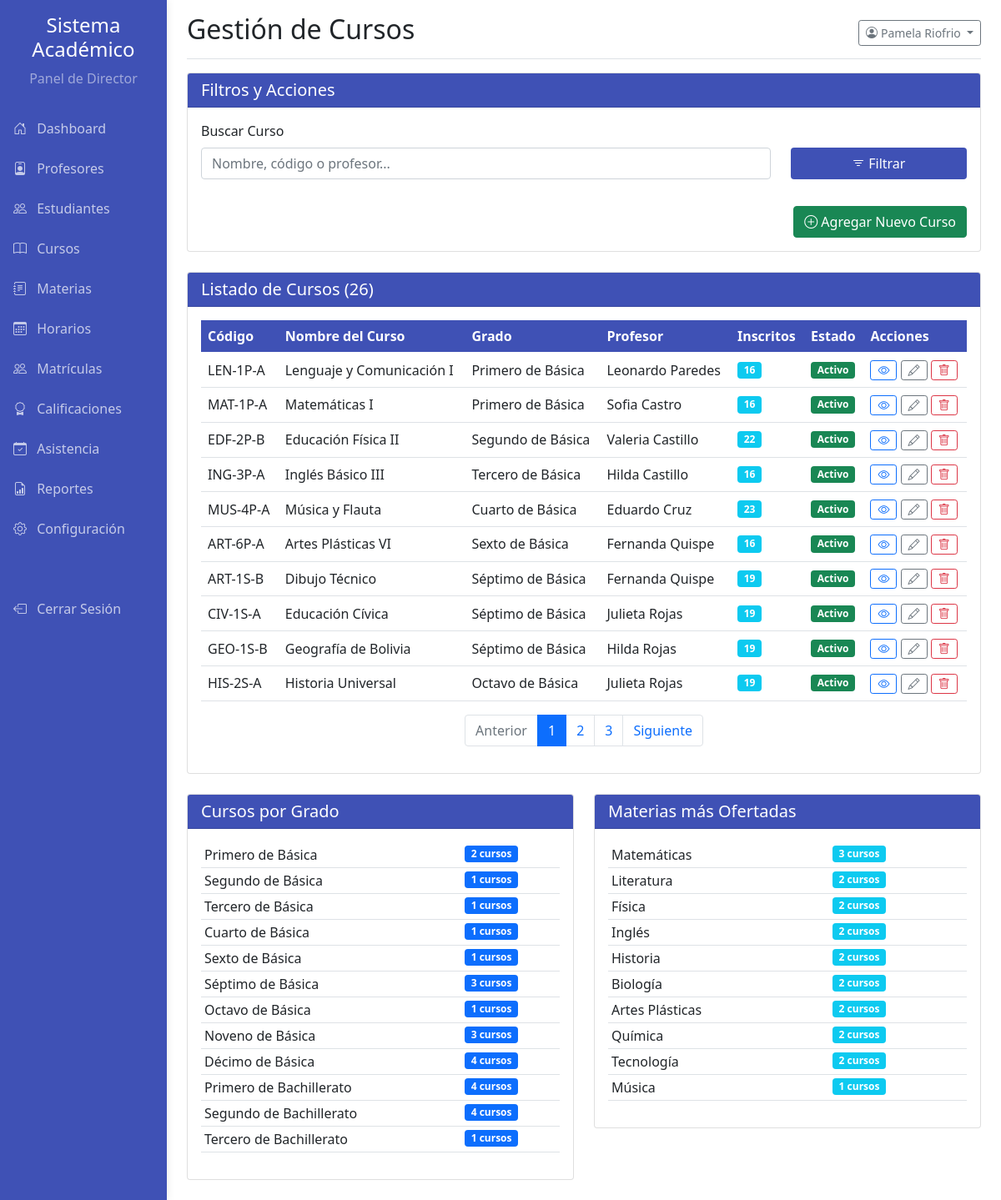
/pages/director_cursos.php (signed in), run on the app's committed database.
### tables this page shows
CREATE TABLE `usuarios` (
  `id` int(11) NOT NULL,
  `nombre` varchar(100) NOT NULL,
  `apellido` varchar(100) NOT NULL,
  `email` varchar(150) NOT NULL,
  `password` varchar(255) NOT NULL,
  `mfa_code` varchar(10) DEFAULT NULL,
  `mfa_expiry` datetime DEFAULT NULL,
  `email_verification_token` varchar(255) DEFAULT NULL,
  `email_verified_at` datetime DEFAULT NULL,
  `role_id` int(11) NOT NULL,
  `fecha_creacion` datetime NOT NULL DEFAULT current_timestamp()
);

CREATE TABLE `cursos` (
  `id` int(11) NOT NULL,
  `codigo` varchar(50) NOT NULL,
  `nombre` varchar(150) NOT NULL,
  `grado_id` int(11) NOT NULL,
  `seccion` char(1) NOT NULL,
  `profesor_id` int(11) NOT NULL,
  `materia_id` int(11) NOT NULL,
  `capacidad` int(11) NOT NULL,
  `creditos` int(11) NOT NULL,
  `descripcion` text DEFAULT NULL,
  `fecha_inicio` date DEFAULT NULL,
  `fecha_fin` date DEFAULT NULL,
  `estatus` enum('Activo','Inactivo','Pendiente') NOT NULL DEFAULT 'Activo'
);

CREATE TABLE `grados` (
  `id` int(11) NOT NULL,
  `nombre` varchar(100) NOT NULL,
  `nivel` varchar(50) DEFAULT NULL,
  `descripcion` text DEFAULT NULL,
  `estatus` enum('Activo','Inactivo') NOT NULL DEFAULT 'Activo'
);

### pages/director_cursos.php (the view, shortened to what this page needs)
<?php
require_once '../config.php';
$nombre = '';
$apellido = '';
$cursos = [];
$stats_por_grado = [];
$stats_por_materia = [];
$stmt_director = $mysqli->prepare("SELECT nombre, apellido FROM usuarios WHERE id = ?");
$stmt_director->bind_param('i', $_SESSION['user_id']);
$stmt_director->execute();
$stmt_director->bind_result($nombre, $apellido);
$filtro_busqueda = isset($_GET['search']) ? trim($_GET['search']) : '';
$where_clauses = [];
$params = [];
$param_types = '';
$where_sql = !empty($where_clauses) ? " WHERE " . implode(" AND ", $where_clauses) : "";
$registros_por_pagina = 10;
$pagina_actual = isset($_GET['page']) ? (int)$_GET['page'] : 1;
$offset = ($pagina_actual - 1) * $registros_por_pagina;
$sql_total = "SELECT COUNT(c.id) FROM cursos c LEFT JOIN profesores p ON c.profesor_id = p.id LEFT JOIN usuarios u ON p.usuario_id = u.id" . $where_sql;
$stmt_total = $mysqli->prepare($sql_total);
$stmt_total->execute();
$total_cursos = $stmt_total->get_result()->fetch_row()[0];
$total_paginas = ceil($total_cursos / $registros_por_pagina);
$sql_cursos = "
    SELECT c.id, c.codigo, c.nombre, c.estatus, g.nombre AS nombre_grado, CONCAT(u.nombre, ' ', u.apellido) AS nombre_profesor,
           (SELECT COUNT(id) FROM matriculas WHERE curso_id = c.id) AS estudiantes_inscritos
    FROM cursos c
    LEFT JOIN grados g ON c.grado_id = g.id
    LEFT JOIN profesores p ON c.profesor_id = p.id
    LEFT JOIN usuarios u ON p.usuario_id = u.id
    $where_sql
    ORDER BY g.id, c.nombre
    LIMIT ?, ?
";
$stmt_cursos = $mysqli->prepare($sql_cursos);
$params_paginacion = $params;
array_push($params_paginacion, $offset, $registros_por_pagina);
$param_types_paginacion = $param_types . 'ii';
$stmt_cursos->bind_param($param_types_paginacion, ...$params_paginacion);
$stmt_cursos->execute();
$result_cursos = $stmt_cursos->get_result();
while ($row = $result_cursos->fetch_assoc()) {
    $cursos[] = $row;
}
$sql_stats_grado = "SELECT g.nombre, COUNT(c.id) as total FROM cursos c JOIN grados g ON c.grado_id = g.id GROUP BY g.id ORDER BY g.id";
if($result = $mysqli->query($sql_stats_grado)){ while($row = $result->fetch_assoc()) $stats_por_grado[] = $row; $result->free(); }
$sql_stats_materia = "SELECT m.nombre, COUNT(c.id) as total FROM cursos c JOIN materias m ON c.materia_id = m.id GROUP BY m.id ORDER BY total DESC LIMIT 10";
if($result = $mysqli->query($sql_stats_materia)){ while($row = $result->fetch_assoc()) $stats_por_materia[] = $row; $result->free(); }
include __DIR__ . '/side_bar_director.php';
?>
<!DOCTYPE html>
<html lang="es">
<head>
    <link href="../css/bootstrap.min.css" rel="stylesheet">
    <link href="../css/academic.css" rel="stylesheet" type="text/css">
    <link rel="stylesheet" href="https://cdn.jsdelivr.net/npm/bootstrap-icons@1.8.1/font/bootstrap-icons.css">
</head>
<body>
    <div class="container-fluid">
        <div class="row">
            <div class="col-md-9 ms-sm-auto col-lg-10 px-md-4">
                <div class="d-flex justify-content-between flex-wrap flex-md-nowrap align-items-center pt-3 pb-2 mb-3 border-bottom">
                    <h1 class="h2">Gestión de Cursos</h1>
                    <div class="btn-toolbar mb-2 mb-md-0">
                        <div class="dropdown">
                            <button class="btn btn-sm btn-outline-secondary dropdown-toggle" type="button" id="dropdownMenuButton" data-bs-toggle="dropdown" aria-expanded="false">
                                <i class="bi bi-person-circle me-1"></i><?php echo htmlspecialchars($nombre . ' ' . $apellido, ENT_QUOTES, 'UTF-8'); ?>
                            </button>
                        </div>
                    </div>
                </div>
                <div class="card mb-4">
                    <div class="card-header card-header-academic"><h5 class="mb-0 text-white">Filtros y Acciones</h5></div>
                    <div class="card-body">
                        <form method="GET" action="">
                            <div class="row align-items-end">
                                <div class="col-md-9 mb-3">
                                    <label for="search" class="form-label">Buscar Curso</label>
                                    <input type="text" class="form-control" name="search" id="search" value="<?php echo htmlspecialchars($filtro_busqueda); ?>" placeholder="Nombre, código o profesor...">
                                </div>
                                <div class="col-md-3 mb-3">
                                    <button type="submit" class="btn btn-academic w-100"><i class="bi bi-filter"></i> Filtrar</button>
                                </div>
                            </div>
                        </form>
                        <div class="text-end mt-2">
                             <button type="button" class="btn btn-success" data-bs-toggle="modal" data-bs-target="#addCourseModal"><i class="bi bi-plus-circle"></i> Agregar Nuevo Curso</button>
                        </div>
                    </div>
                </div>
                <div class="card mb-4">
                    <div class="card-header card-header-academic"><h5 class="mb-0 text-white">Listado de Cursos (<?php echo $total_cursos; ?>)</h5></div>
                    <div class="card-body">
                        <div class="table-responsive">
                            <table class="table table-hover align-middle">
                                <thead class="table-academic">
                                    <tr><th>Código</th><th>Nombre del Curso</th><th>Grado</th><th>Profesor</th><th>Inscritos</th><th>Estado</th><th>Acciones</th></tr>
                                </thead>
                                <tbody>
                                    <?php if (empty($cursos)): ?>
                                        <tr><td colspan="7" class="text-center">No se encontraron cursos con los criterios de búsqueda.</td></tr>
                                    <?php else: ?>
                                        <?php foreach ($cursos as $curso): ?>
                                        <tr>
                                            <td><?php echo htmlspecialchars($curso['codigo']); ?></td>
                                            <td><?php echo htmlspecialchars($curso['nombre']); ?></td>
                                            <td><?php echo htmlspecialchars($curso['nombre_grado'] ?? 'N/A'); ?></td>
                                            <td><?php echo htmlspecialchars($curso['nombre_profesor'] ?? 'No asignado'); ?></td>
                                            <td><span class="badge bg-info"><?php echo $curso['estudiantes_inscritos']; ?></span></td>
                                            <td>
                                                <?php $estado = $curso['estatus']; $badge_class = ($estado == 'Activo') ? 'bg-success' : (($estado == 'Pendiente') ? 'bg-warning' : 'bg-danger'); echo "<span class='badge {$badge_class}'>{$estado}</span>"; ?>
                                            </td>
                                            <td>
                                                <button class="btn btn-sm btn-outline-primary btn-view-course" data-id="<?php echo $curso['id']; ?>" title="Ver Detalles">
                                                    <i class="bi bi-eye"></i>
                                                </button>
                                                <button class="btn btn-sm btn-outline-secondary btn-edit-course" title="Editar" data-id="<?php echo $curso['id']; ?>" title="Editar">
                                                    <i class="bi bi-pencil"></i>
                                                </button>
                                                <button class="btn btn-sm btn-outline-danger btn-disable-course" title="Eliminar" data-id="<?php echo $curso['id']; ?>" title="Deshabilitar">
                                                    <i class="bi bi-trash"></i>
                                                </button>
                                            </td>
                                        </tr>
                                        <?php endforeach; ?>
                                    <?php endif; ?>
                                </tbody>
                            </table>
                        </div>
                        <nav aria-label="Page navigation">
                            <ul class="pagination justify-content-center">
                                <?php $query_params = !empty($filtro_busqueda) ? ['search' => $filtro_busqueda] : []; ?>
                                <li class="page-item <?php if ($pagina_actual <= 1) echo 'disabled'; ?>"><a class="page-link" href="?page=<?php echo $pagina_actual - 1; ?>&<?php echo http_build_query($query_params); ?>">Anterior</a></li>
                                <?php for ($i = 1; $i <= $total_paginas; $i++): ?>
                                <li class="page-item <?php if ($pagina_actual == $i) echo 'active'; ?>"><a class="page-link" href="?page=<?php echo $i; ?>&<?php echo http_build_query($query_params); ?>"><?php echo $i; ?></a></li>
                                <?php endfor; ?>
                                <li class="page-item <?php if ($pagina_actual >= $total_paginas) echo 'disabled'; ?>"><a class="page-link" href="?page=<?php echo $pagina_actual + 1; ?>&<?php echo http_build_query($query_params); ?>">Siguiente</a></li>
                            </ul>
                        </nav>
                    </div>
                </div>
                <div class="row mb-4">
                    <div class="col-md-6">
                        <div class="card">
                            <div class="card-header card-header-academic"><h5 class="mb-0 text-white">Cursos por Grado</h5></div>
                            <div class="card-body"><div class="table-responsive"><table class="table table-sm"><tbody>
                                <?php foreach($stats_por_grado as $stat): ?><tr><td><?php echo htmlspecialchars($stat['nombre']); ?></td><td><span class="badge bg-primary"><?php echo $stat['total']; ?> cursos</span></td></tr><?php endforeach; ?>
                            </tbody></table></div></div>
                        </div>
                    </div>
                    <div class="col-md-6">
                        <div class="card">
                            <div class="card-header card-header-academic"><h5 class="mb-0 text-white">Materias más Ofertadas</h5></div>
                            <div class="card-body"><div class="table-responsive"><table class="table table-sm"><tbody>
                                <?php foreach($stats_por_materia as $stat): ?><tr><td><?php echo htmlspecialchars($stat['nombre']); ?></td><td><span class="badge bg-info"><?php echo $stat['total']; ?> cursos</span></td></tr><?php endforeach; ?>
                            </tbody></table></div></div>
                        </div>
                    </div>
                </div>
            </div>
        </div>
    </div>
</body>
</html>

### css/academic.css (style rules this page uses)
:root { --academic-primary: #3f51b5; --academic-secondary: #ff4081; --academic-success: #4caf50; --academic-info: #2196f3; --academic-warning: #ff9800; --academic-danger: #f44336; --academic-light: #f5f5f5; --academic-dark: #212121; }
.card-header-academic { background-color: var(--academic-primary); color: white; }
.btn-academic { background-color: var(--academic-primary); color: white; }
.table-academic { background-color: var(--academic-primary); color: white; }

### data on the page
usuarios: nombre+apellido "Pamela Riofrio"
cursos: codigo "LEN-1P-A", nombre "Lenguaje y Comunicación I", grado.nombre "Primero de Básica", nombre_profesor "Leonardo Paredes", estudiantes_inscritos "16", estatus "Activo"
cursos: codigo "MAT-1P-A", nombre "Matemáticas I", grado.nombre "Primero de Básica", nombre_profesor "Sofia Castro", estudiantes_inscritos "16", estatus "Activo"
cursos: codigo "EDF-2P-B", nombre "Educación Física II", grado.nombre "Segundo de Básica", nombre_profesor "Valeria Castillo", estudiantes_inscritos "22", estatus "Activo"
cursos: codigo "ING-3P-A", nombre "Inglés Básico III", grado.nombre "Tercero de Básica", nombre_profesor "Hilda Castillo", estudiantes_inscritos "16", estatus "Activo"
cursos: codigo "MUS-4P-A", nombre "Música y Flauta", grado.nombre "Cuarto de Básica", nombre_profesor "Eduardo Cruz", estudiantes_inscritos "23", estatus "Activo"
cursos: codigo "ART-6P-A", nombre "Artes Plásticas VI", grado.nombre "Sexto de Básica", nombre_profesor "Fernanda Quispe", estudiantes_inscritos "16", estatus "Activo"
cursos: codigo "ART-1S-B", nombre "Dibujo Técnico", grado.nombre "Séptimo de Básica", nombre_profesor "Fernanda Quispe", estudiantes_inscritos "19", estatus "Activo"
cursos: codigo "CIV-1S-A", nombre "Educación Cívica", grado.nombre "Séptimo de Básica", nombre_profesor "Julieta Rojas", estudiantes_inscritos "19", estatus "Activo"
cursos: codigo "GEO-1S-B", nombre "Geografía de Bolivia", grado.nombre "Séptimo de Básica", nombre_profesor "Hilda Rojas", estudiantes_inscritos "19", estatus "Activo"
cursos: codigo "HIS-2S-A", nombre "Historia Universal", grado.nombre "Octavo de Básica", nombre_profesor "Julieta Rojas", estudiantes_inscritos "19", estatus "Activo"

### other printed values
$total_cursos "26"
$stat['nombre'] "Primero de Básica"
$stat['total'] "2"
$stat['nombre'] "Segundo de Básica"
$stat['total'] "1"
$stat['nombre'] "Tercero de Básica"
$stat['nombre'] "Cuarto de Básica"
$stat['nombre'] "Sexto de Básica"
$stat['nombre'] "Séptimo de Básica"
$stat['total'] "3"
$stat['nombre'] "Octavo de Básica"
$stat['nombre'] "Noveno de Básica"
$stat['nombre'] "Décimo de Básica"
$stat['total'] "4"
$stat['nombre'] "Primero de Bachillerato"
